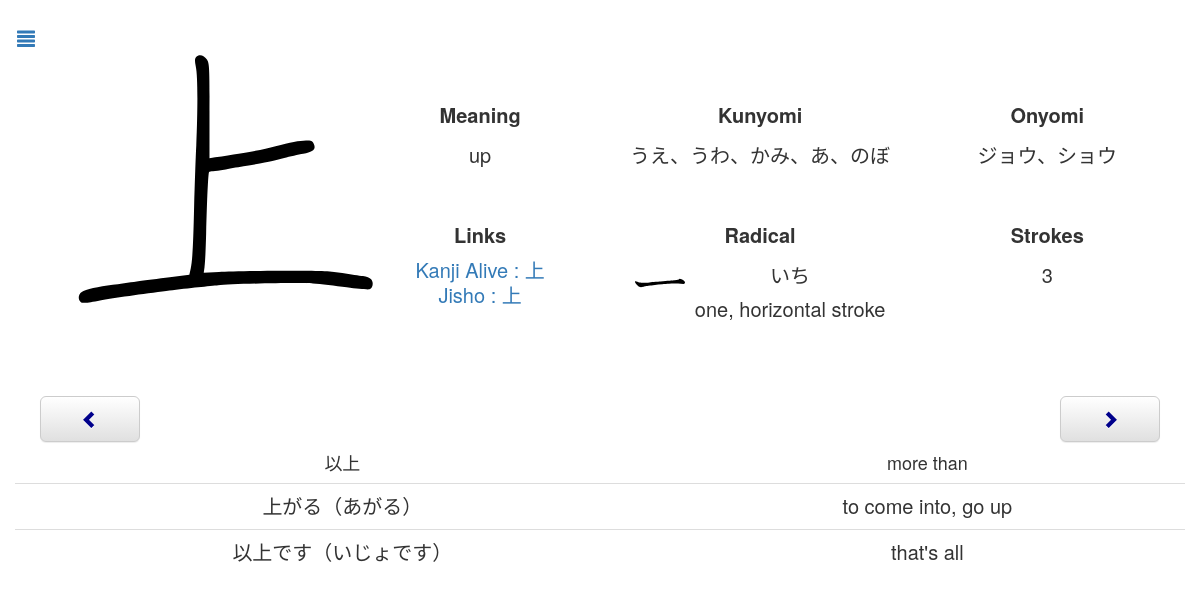
The page /review.php?id=450 on the database its author committed.
### tables this page shows
CREATE TABLE `Kanji` (
  `name` text NOT NULL,
  `chara` text NOT NULL,
  `meaning` text NOT NULL,
  `kunyomi` text NOT NULL,
  `onyomi` text NOT NULL,
  `linkKanjiAlive` text NOT NULL,
  `day` int(11) NOT NULL,
  `dateNext` timestamp NOT NULL DEFAULT current_timestamp() ON UPDATE current_timestamp(),
  `id` int(11) NOT NULL AUTO_INCREMENT,
  `radicalChar` text NOT NULL,
  `radicalName` text NOT NULL,
  `radicalHiragana` text NOT NULL,
  `radicalMeaning` text NOT NULL,
  `strokes` int(11) NOT NULL,
  `toTestKanji` tinyint(4) NOT NULL DEFAULT 0,
  `toTestMeaning` tinyint(4) NOT NULL DEFAULT 0,
  `testable` tinyint(4) NOT NULL DEFAULT 1,
  PRIMARY KEY (`id`)
);

CREATE TABLE `Vocabulary` (
  `id` int(11) NOT NULL AUTO_INCREMENT,
  `chara` text NOT NULL,
  `meaning` text NOT NULL,
  `day` int(11) NOT NULL DEFAULT 1,
  `dateNext` timestamp NOT NULL DEFAULT current_timestamp() ON UPDATE current_timestamp(),
  `toTestKanji` tinyint(4) NOT NULL DEFAULT 0,
  `toTestMeaning` tinyint(4) NOT NULL DEFAULT 0,
  `testable` tinyint(4) NOT NULL DEFAULT 1,
  `word` tinyint(4) NOT NULL DEFAULT 1,
  PRIMARY KEY (`id`)
);

### Connection.php (called while the page is built, shortened)
<?php
class Connection{
    private static $bdd = null;
    private function __construct(){
        try{
            self::$bdd = new PDO('mysql:host=0.0.0.0;dbname=kanji', 'root', '');
        }
        catch(Exception $e){
            die('Erreur : '.$e->getMessage());
        }
    }
    public static function getBdd(){
        return self::$bdd;
    }
}
?>

### Kanji.php (called while the page is built, shortened)
<?php
class Kanji{
    private $id;
    private $name;
    private $character;
    private $meaning;
    private $kunyomi;
    private $onyomi;
    private $linkKanjiAlive;
    private $dateNext;
    private $radicalName;
    private $radicalHiragana;
    private $radicalMeaning;
    private $strokes;
    private $toTestKanji;
    private $toTestMeaning;
    public function __construct($id, $name, $character, $meaning, $kunyomi, $onyumi, $linkKanjiAlive, $day, $dateNext, $radicalChar, $radicalName, $radicalHiragana, $radicalMeaning, $strokes, $toTestKanji, $toTestMeaning, $testable){
        $this->id=$id;
        $this->name=$name;
        $this->character=$character;
        $this->meaning=$meaning;
        $this->kunyomi=$kunyomi;
        $this->onyomi=$onyumi;
        $this->linkKanjiAlive=$linkKanjiAlive;
        $this->dateNext = $dateNext;
        $this->radicalName=$radicalName;
        $this->radicalHiragana=$radicalHiragana;
        $this->radicalMeaning=$radicalMeaning;
        $this->strokes=$strokes;
        $this->toTestKanji=$toTestKanji;
        $this->toTestMeaning=$toTestMeaning;
    }
    public function calculTime(){
        $time = time();
        $second = strtotime($this->dateNext)-$time;
        if($second>0) {
            $jour = floor($second / (60 * 60 * 24));
            $heure = floor(($second - $jour * 24 * 60 * 60) / (60 * 60));
            $minute = floor(($second - $heure * 60 * 60 - $jour * 24 * 60 * 60) / (60));
            $second = floor($second - $minute * 60 - $heure * 60 * 60 - $jour * 24 * 60 * 60);
        }
        else {
            $jour = ceil($second / (60 * 60 * 24));
            $heure = ceil(($second - $jour * 24 * 60 * 60) / (60 * 60));
            $minute = ceil(($second - $heure * 60 * 60 - $jour * 24 * 60 * 60) / (60));
            $second = ceil($second - $minute * 60 - $heure * 60 * 60 - $jour * 24 * 60 * 60);
        }
    }
    public function getId(){
        return $this->id;
    }
    public function getName(){
        return $this->name;
    }
    public function getCharacter(){
        return $this->character;
    }
    public function getMeaning(){
        return $this->meaning;
    }
    public function getKun(){
        return $this->kunyomi;
    }
    public function getOn(){
        return $this->onyomi;
    }
    public function getLinkKanjiAlive(){
        return $this->linkKanjiAlive;
    }
    public function getDateNext(){
        return $this->dateNext;
    }
    public function getRadicalName(){
        return $this->radicalName;
    }
    public function getRadicalHiragana(){
        return $this->radicalHiragana;
    }
    public function getRadicalMeaning(){
        return $this->radicalMeaning;
    }
    public function getStrokes(){
        return $this->strokes;
    }
    public function getToTestKanji(){
        return $this->toTestKanji;
    }
    public function getToTestMeaning(){
        return $this->toTestMeaning;
    }
}
include_once("Connection.php");
function getAllKanji(){
    $req = Connection::getBdd()->query("SELECT * FROM Kanji ORDER BY dateNext");
    while($data = $req->fetch())
        $array[] = new Kanji($data['id'], $data['name'], $data['chara'], $data['meaning'], $data['kunyomi'], $data['onyomi'], $data['linkKanjiAlive'], $data['day'], $data['dateNext'], $data['radicalChar'], $data['radicalName'], $data['radicalHiragana'], $data['radicalMeaning'], $data['strokes'], $data['toTestKanji'], $data['toTestMeaning'], $data['testable']);
    if(isset($array)) return $array;
}
function getKanji($id){
     $req = Connection::getBdd()->query("SELECT * FROM Kanji WHERE id='".$id."'");
    while($data = $req->fetch())
        return new Kanji($data['id'], $data['name'], $data['chara'], $data['meaning'], $data['kunyomi'], $data['onyomi'], $data['linkKanjiAlive'], $data['day'], $data['dateNext'], $data['radicalChar'], $data['radicalName'], $data['radicalHiragana'], $data['radicalMeaning'], $data['strokes'], $data['toTestKanji'], $data['toTestMeaning'], $data['testable']);
}
function getNextKanjiId($id){
    $allKanji = getAllKanji();
    for($i=0;$i<count($allKanji);$i++){
        if($allKanji[$i]->getId() == $id)
            if($i == count($allKanji)-1)
                return $allKanji[0];
            else
                return $allKanji[$i+1];
    }
}
function getPreviousKanjiId($id){
    $allKanji = getAllKanji();
    for($i=0;$i<count($allKanji);$i++){
        if($allKanji[$i]->getId() == $id)
            if($i == 0)
                return $allKanji[count($allKanji)-1];
            else
                return $allKanji[$i-1];
    }
}
?>

### Word.php (called while the page is built, shortened)
<?php
class Word{
    private $id;
    private $character;
    private $meaning;
    private $dateNext;
    private $toTestKanji;
    private $toTestMeaning;
    public function __construct($id, $character, $meaning, $day, $dateNext, $toTestKanji, $toTestMeaning, $testable, $word){
        $this->id=$id;
        $this->character=$character;
        $this->meaning=$meaning;
        $this->dateNext=$dateNext;
        $this->toTestKanji=$toTestKanji;
        $this->toTestMeaning=$toTestMeaning;
    }
    public function calculTime(){
        $time = time();
        $second = strtotime($this->dateNext)-$time;
        if($second>0) {
            $jour = floor($second / (60 * 60 * 24));
            $heure = floor(($second - $jour * 24 * 60 * 60) / (60 * 60));
            $minute = floor(($second - $heure * 60 * 60 - $jour * 24 * 60 * 60) / (60));
            $second = floor($second - $minute * 60 - $heure * 60 * 60 - $jour * 24 * 60 * 60);
        }
        else {
            $jour = ceil($second / (60 * 60 * 24));
            $heure = ceil(($second - $jour * 24 * 60 * 60) / (60 * 60));
            $minute = ceil(($second - $heure * 60 * 60 - $jour * 24 * 60 * 60) / (60));
            $second = ceil($second - $minute * 60 - $heure * 60 * 60 - $jour * 24 * 60 * 60);
        }
    }
    public function setToTestKanji($test){
        $this->toTestKanji=$test;
    }
    public function setToTestMeaning($test){
        $this->toTestMeaning=$test;
    }
    public function getId(){
        return $this->id;
    }
    public function getCharacter(){
        return $this->character;
    }
    public function getMeaning(){
        return $this->meaning;
    }
    public function getToTestKanji(){
        return $this->toTestKanji;
    }
    public function getToTestMeaning(){
        return $this->toTestMeaning;
    }
    public function getDateNext(){
        return $this->dateNext;
    }
}
include_once("Connection.php");
function getAllWordsW(){
    $req = Connection::getBdd()->query("SELECT * FROM Vocabulary WHERE word=1 ORDER BY dateNext");
    while($data = $req->fetch())
        $array[] = new Word($data['id'], $data['chara'], $data['meaning'], $data['day'], $data['dateNext'], $data['toTestKanji'], $data['toTestMeaning'], $data['testable'], $data['word']);
    if(isset($array)) return $array;
}
?>

### review.php (the view, shortened to what this page needs)
<?php
    include_once("Kanji.php");
    include_once("Word.php");
    if(isset($_GET["id"])){
       $kanji = getKanji($_GET["id"]);
        $nextKanjiId = getNextKanjiId($_GET["id"]);
        $previousKanjiId = getPreviousKanjiId($_GET["id"]);
    }
    else {
        $kanji = getReviewKanji();
        if (!isset($kanji))
            header('Location: index.php');
    }
    $allWords = getAllWordsW();
?>
<body>
    <div id="page" class="page">
        <button onclick="document.location.href='index.php'" class="btn btn-link btn-lg menu"><span class="glyphicon glyphicon-align-justify"></span></button>
        <div>
            <div class="imageSVGTd">
                <img class="imageSVG" src="<?php echo "images/".$kanji->getName().".svg" ?>">
            </div>
            <div class="descriptionTable">
                <table>
                    <tr>
                        <td class="reviewKanji"><span class="description">Meaning</span><br><?php echo $kanji->getMeaning() ?></td>
                        <td class="reviewKanji"><span class="description">Kunyomi</span><br><?php echo $kanji->getKun() ?></td>
                        <td class="reviewKanji"><span class="description">Onyomi</span><br><?php echo $kanji->getOn() ?></td>
                    </tr>
                    <tr>
                        <td class="reviewKanji2"><span class="description">Links</span>
                            <div class="links"><br><?php echo "<a target='_blank' href=".$kanji->getLinkKanjiAlive().">Kanji Alive : ".$kanji->getCharacter()."</a>" ?>
                        </div><?php echo "<a target='_blank' href='http://jisho.org/search/".$kanji->getCharacter()." %23kanji'>Jisho : ".$kanji->getCharacter()."</a>" ?></td>
                        <td class="reviewKanji2"><span class="description">Radical</span><br>
                            <div class="radical">
                            <img class="radicalImage" src="<?php echo "radical/".$kanji->getRadicalName().".svg" ?>">
                                <?php echo $kanji->getRadicalHiragana() ?><br>
                                <?php echo $kanji->getRadicalMeaning() ?>
                            </div>
                        </td>
                        <td class="reviewKanji2"><span class="description">Strokes</span><br><?php echo $kanji->getStrokes() ?></td>
                    </tr>
                </table>
            </div>
        </div>
        <div class="boutons">
            <button id="boutonChevronLeft" <?php echo "onclick=document.location.href='review.php?id=".$previousKanjiId->getId()."'" ?>  onmouseout="changeColorGlyphiconChevronLeft()" onmouseover="changeColorGlyphiconChevronLeft()" type="button" class="boutonLater btn btn-lg btn-default" aria-label="Left Align">
                <span id="glyphiconBoutonLater" class="glyphicon glyphicon-chevron-left glyphiconChevron" aria-hidden="true"></span>
            </button>
            <button id="boutonChevronRight" <?php echo "onclick=document.location.href='review.php?id=".$nextKanjiId->getId()."'" ?> onmouseout="changeColorGlyphiconChevronRight()" onmouseover="changeColorGlyphiconChevronRight()" type="button" class="boutonOk btn btn-default btn-lg" aria-label="Left Align">
                <span id="glyphiconBoutonOk" class="glyphicon glyphicon-chevron-right glyphiconChevron" aria-hidden="true"></span>
            </button>
        </div>
        <table class="table">
<?php
    if(isset($allWords)){
        foreach ($allWords as $word){
            if (strpos($word->getCharacter(), $kanji->getCharacter()) !== false) {?>
            <tr <?php echo "onclick=document.location.href='vocabularyReview.php?id=".$word->getId()."&word=1'" ?> class="listKanji">
                <td><?php echo $word->getCharacter() ?></td>
                <td><?php echo $word->getMeaning() ?></td>
            </tr>
        <?php
            }
        }
    }?>
    </table>
    </div>
</body>
</html>

### css/style.css (style rules this page uses)
body { --color-background: white; --color-background-danger: #bf616a; --color-background-warning: #ebcb8b; --font-color: rgb(51, 51, 51); background-color: var(--color-background) !important; background-color-danger: var(--color-background) !important; }
.page { padding-top: 15px; text-align: center; margin-right: auto; margin-left: auto; color: var(--font-color); }
@media (min-width: 768px) { .page { width: 750px; } }
@media (min-width: 992px) { .page { width: 970px; } }
@media (min-width: 1200px) { .page { width: 1170px; } }
.table > tbody > tr:first-child > td { font-size: 18px; border: none; color: var(--font-color); background-color: var(--color-background) !important; }
.table > tbody > tr > td { color: var(--font-color); }
td { vertical-align: top; text-align: center; }
table { margin-top: 30px; width: 100%; }
.page > table { margin-bottom: 0px; }
.menu { position: absolute; left: 0px; }
.descriptionTable { width: 100%; display: inline-block; }
@media (min-width: 992px) { .descriptionTable { width: 65%; } }
.descriptionTable > table { width: 100%; margin-top: 0px; }
.imageSVGTd { text-align: left; display: inline-block; width: auto; vertical-align: top; }
.imageSVG { padding-top: 0; height: 200px; }
@media (min-width: 764px) { .imageSVG { height: auto; } }
.reviewKanji { padding-top: 0px; line-height: 30px; font-size: 17px; }
@media (min-width: 992px) { .reviewKanji { padding-top: 80px; font-size: 20px; line-height: 40px; } }
.reviewKanji2 { padding-top: 40px; line-height: 30px; font-size: 17px; }
@media (min-width: 992px) { .reviewKanji2 { font-size: 20px; line-height: 40px; } }
.description { vertical-align: top; font-weight: bold; }
.radicalImage { height: 50px; width: 50px; margin-right: 10px; }
.radical { display: flex; padding-top: 3px; line-height: 1.7; justify-content: center; }
.links { line-height: 10px; }
.boutons { display: block; margin-top: 50px; }
.boutonOk { float: right; width: 100px; margin-right: 25px; }
.boutonLater { float: left; width: 100px; margin-left: 25px; }
.glyphiconChevron { color: darkblue; }
.listKanji { cursor: pointer; }
@media (min-width: 992px) { .listKanji { font-size: 20px; } }

### rows shown on the page
kanji: name (picture), meaning "up", kunyomi "うえ、うわ、かみ、あ、のぼ", onyomi "ジョウ、ショウ", chara "上", radicalName (picture), radicalHiragana "いち", radicalMeaning "one, horizontal stroke", strokes "3"
vocabulary: chara "以上", meaning "more than"
vocabulary: chara "上がる（あがる）", meaning "to come into, go up"
vocabulary: chara "以上です（いじょです）", meaning "that's all"
